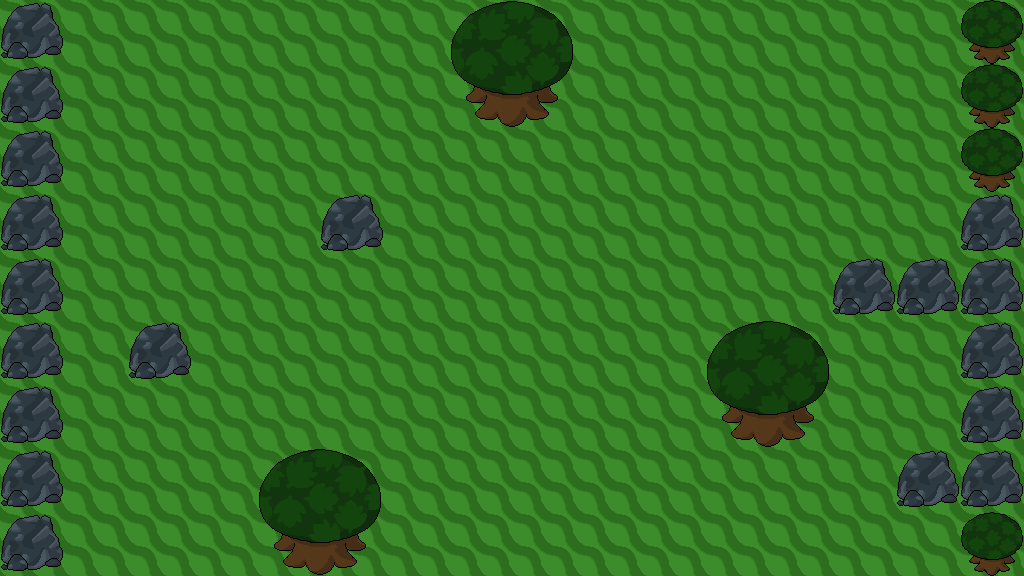

A level layout from a 2D game, rendered from its tile map. Below: a short description, then the map file with its tile-grid data intact:
An orthogonal 16x9 tile map with 64x64 px tiles, 1 tile layer (Tile Layer 1).

<map version="1.0" orientation="orthogonal" width="16" height="9" tilewidth="64" tileheight="64">
 <tileset firstgid="1" name="backgroundTiles" tilewidth="64" tileheight="64">
  <image source="../backgroundTiles.png" width="12480" height="64" />
 </tileset>
 <layer name="Tile Layer 1" width="16" height="9">
  <data encoding="csv">
106,4,4,4,4,4,4,108,109,4,4,4,4,4,4,105,
106,4,4,4,4,4,4,110,111,4,4,4,4,4,4,105,
106,4,4,4,4,4,4,4,54,54,54,4,4,4,4,105,
106,4,4,4,4,106,4,4,54,4,54,4,4,4,4,106,
106,4,4,4,4,4,4,4,54,54,54,4,4,106,106,106,
106,4,106,4,4,4,4,4,4,4,4,108,109,4,4,106,
106,4,4,4,4,4,4,4,4,4,4,110,111,4,4,106,
106,4,4,4,108,109,4,4,4,4,4,4,4,4,106,106,
106,4,4,4,110,111,4,4,4,4,4,4,4,4,4,105
</data>
 </layer>
</map>
